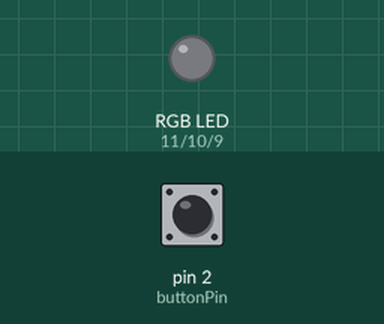
This sketch was run on a simulated Arduino Uno, built with avr-gcc and run on an emulated ATmega328P. On the bench: an RGB LED mixed from three pins (HIGH = lit). Dashed ring = blinking. The inputs (shaded band) are chosen by the test bench; at power-on: pin 2 (buttonPin) LOW.

Above: at 1.2 s.
1.3 s: pin 2 (buttonPin) pulled HIGH for 0.15 s
At 1.9 s:
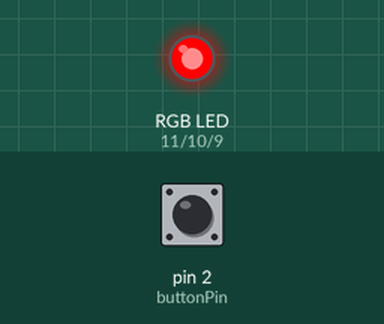
At 2.6 s:
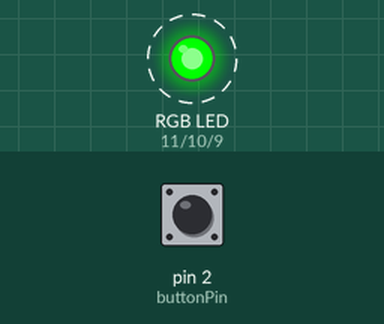
4.4 s: pin 2 (buttonPin) pulled HIGH for 3.2 s
At 4.4 s:
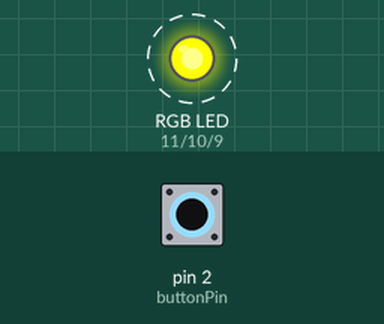
Timing chart, 0 to 14.8 s (numbered marks = the images above; inputs shaded):
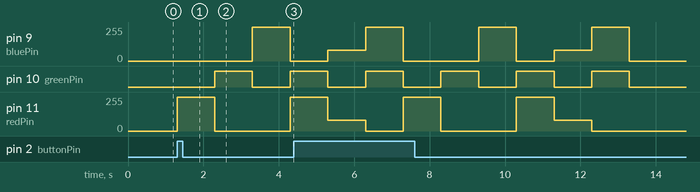

The sketch:

LED_RGB.ino
```cpp
/*
Adafruit Arduino - Lesson 3. RGB LED
*/

int redPin = 11;
int greenPin = 10;
int bluePin = 9;
int buttonPin = 2;
int buttonState = 0;

//uncomment this line if using a Common Anode LED
//#define COMMON_ANODE

void setup()
{
  pinMode(redPin, OUTPUT);
  pinMode(greenPin, OUTPUT);
  pinMode(bluePin, OUTPUT);
  pinMode(buttonPin, INPUT);
}

void loop()
{
  buttonState = digitalRead(buttonPin);
   if (buttonState == HIGH) {
    setColor(255, 0, 0);  // red
    delay(1000);
    setColor(0, 255, 0);  // green
    delay(1000);
    setColor(0, 0, 255);  // blue
    delay(1000);
    setColor(255, 255, 0);  // yellow
    delay(1000);
    setColor(80, 0, 80);  // purple
    delay(1000);
    setColor(0, 255, 255);  // aqua
    delay(1000);
  } else {
    // turn LED off:
    digitalWrite(redPin, LOW);
    digitalWrite(greenPin, LOW);
    digitalWrite(bluePin, LOW);
  }
}

void setColor(int red, int green, int blue)
{
  #ifdef COMMON_ANODE
    red = 255 - red;
    green = 255 - green;
    blue = 255 - blue;
  #endif
  analogWrite(redPin, red);
  analogWrite(greenPin, green);
  analogWrite(bluePin, blue);
}
```

Measured:
- after the input at 1.3 s, pin 9 (bluePin): 0/255 → 255/255 after 2.0 s, → 0/255 1.0 s later; pin 10 (greenPin): LOW → HIGH after 1.0 s, → LOW 1.0 s later, → HIGH 1.0 s later; pin 11 (redPin): 0/255 → 255/255 at once, → 0/255 1.0 s later, → 255/255 2.0 s later
